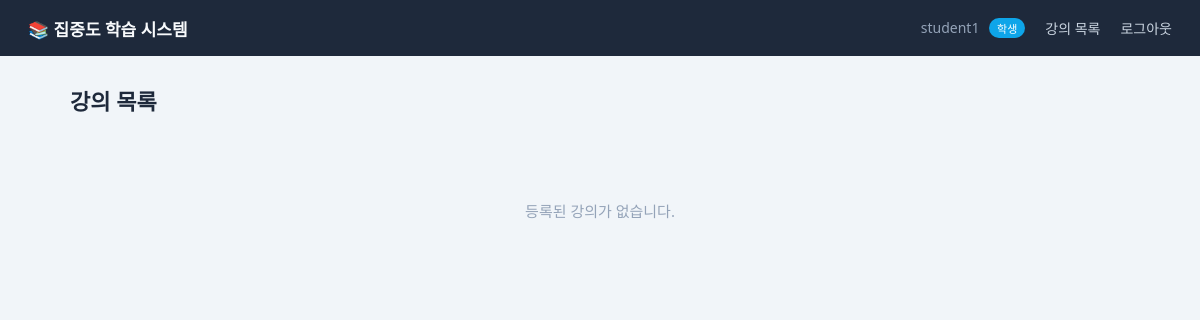
Before: /student (signed in) with the older database file.
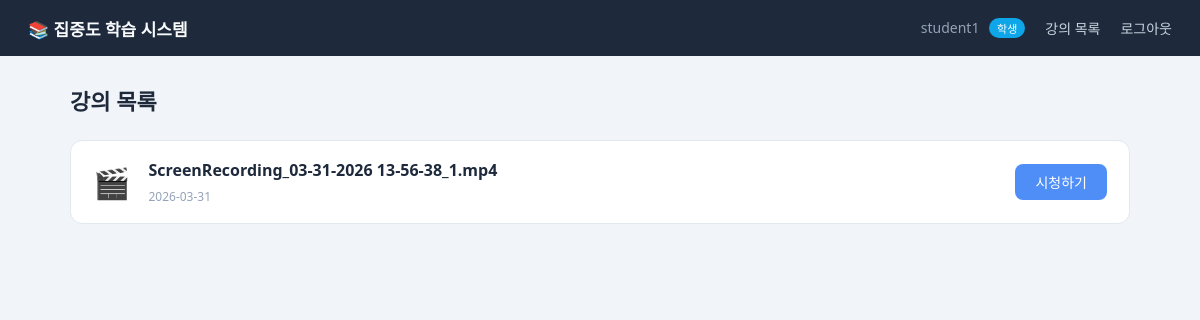
After: the same page with the newer database file.
### app.py (models this page shows)
class User(db.Model, UserMixin):
    id       = db.Column(db.Integer, primary_key=True)
    username = db.Column(db.String(80),  unique=True, nullable=False)
    password = db.Column(db.String(200), nullable=False)
    role     = db.Column(db.String(20),  default="student")   # student | professor

class Lecture(db.Model):
    id          = db.Column(db.Integer,  primary_key=True)
    title       = db.Column(db.String(200), nullable=False)
    filename    = db.Column(db.String(200), nullable=False)
    uploaded_at = db.Column(db.DateTime,    default=datetime.utcnow)

### app.py (the view)
@app.route("/student")
@login_required
def student():
    lectures = Lecture.query.order_by(Lecture.uploaded_at.desc()).all()
    return render_template("student.html", lectures=lectures)

### app.py (called while the page is built)
@login_mgr.user_loader
def load_user(user_id):
    return User.query.get(int(user_id))

### templates/student.html (shortened to what this page needs)
{% extends "base.html" %}
{% block content %}
<div class="page-header">
  <h2>강의 목록</h2>
</div>
{% if lectures %}
  <div class="lecture-grid">
    {% for lec in lectures %}
    <div class="lecture-card">
      <div class="lecture-icon">🎬</div>
      <div class="lecture-info">
        <h3>{{ lec.title }}</h3>
        <span class="lecture-date">{{ lec.uploaded_at.strftime('%Y-%m-%d') }}</span>
      </div>
      <a href="{{ url_for('watch', lecture_id=lec.id) }}" class="btn-primary">시청하기</a>
    </div>
    {% endfor %}
  </div>
{% else %}
  <div class="empty-state">
    <p>등록된 강의가 없습니다.</p>
  </div>
{% endif %}
{% endblock %}

### templates/base.html (shortened to what this page needs)
<!DOCTYPE html>
<html lang="ko">
<head>
  <link rel="stylesheet" href="{{ url_for('static', filename='css/style.css') }}"/>
</head>
<body>
  <nav class="navbar">
    <a class="brand" href="{{ url_for('index') }}">📚 집중도 학습 시스템</a>
    <div class="nav-links">
      {% if current_user.is_authenticated %}
        <span class="nav-user">{{ current_user.username }}
          <span class="badge {{ current_user.role }}">{{ '교수자' if current_user.role == 'professor' else '학생' }}</span>
        </span>
        {% if current_user.role == 'professor' %}
          <a href="{{ url_for('professor') }}">대시보드</a>
          <a href="{{ url_for('upload') }}">강의 업로드</a>
        {% else %}
          <a href="{{ url_for('student') }}">강의 목록</a>
        {% endif %}
        <a href="{{ url_for('logout') }}">로그아웃</a>
      {% else %}
        <a href="{{ url_for('login') }}">로그인</a>
        <a href="{{ url_for('register') }}">회원가입</a>
      {% endif %}
    </div>
  </nav>
  <div class="container">
    {% block content %}{% endblock %}
  </div>
</body>
</html>

### static/css/style.css (style rules this page uses)
*, *::before, *::after { box-sizing: border-box; margin: 0; padding: 0; }
body { font-family: 'Segoe UI', sans-serif; background: #f1f5f9; color: #1e293b; font-size: 15px; }
a { color: #4f8ef7; text-decoration: none; }
.navbar { background: #1e293b; color: #f8fafc; display: flex; align-items: center; justify-content: space-between; padding: 0 28px; height: 56px; position: sticky; top: 0; z-index: 100; }
.brand { color: #f8fafc; font-weight: 600; font-size: 17px; }
.nav-links { display: flex; align-items: center; gap: 20px; }
.nav-links a { color: #cbd5e1; font-size: 14px; }
.nav-user { color: #94a3b8; font-size: 14px; }
.badge { display: inline-block; padding: 2px 8px; border-radius: 10px; font-size: 11px; margin-left: 6px; }
.badge.student { background: #0ea5e9; color: #fff; }
.container { max-width: 1100px; margin: 0 auto; padding: 28px 20px; }
.btn-primary { display: inline-block; background: #4f8ef7; color: #fff; padding: 8px 20px; border-radius: 8px; border: none; cursor: pointer; font-size: 14px; font-weight: 500; }
.page-header { display: flex; align-items: center; justify-content: space-between; margin-bottom: 24px; }
.page-header h2 { font-size: 22px; }
.lecture-grid { display: flex; flex-direction: column; gap: 14px; }
.lecture-card { background: #fff; border: 1px solid #e2e8f0; border-radius: 12px; padding: 18px 22px; display: flex; align-items: center; gap: 18px; }
.lecture-icon { font-size: 30px; }
.lecture-info { flex: 1; }
.lecture-info h3 { font-size: 16px; margin-bottom: 4px; }
.lecture-date { font-size: 12px; color: #94a3b8; }

Changed rows visible on the page:
added Lecture: title "ScreenRecording_03-31-2026 13-56-38_1.mp4", uploaded_at "2026-03-31"
Other visible differences:
text no longer shown: "등록된 강의가 없습니다."
